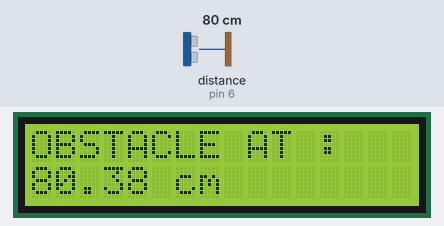
Simulated run of this sketch. Board: Arduino Uno, built with avr-gcc and run on an emulated ATmega328P. Shown: 16×2 character LCD. Wiring (inferred from the names in the program): ultrasonic range finder: trigger pin 7; echo pin 6. Inputs (shaded band) come from the test bench; at power-on: distance to the obstacle (sensor on pin 6) 80 cm. The echo pulse lasts 58.3 µs per cm.

Above: at 1.2 s.
1.3 s: distance to the obstacle (sensor on pin 6) set to 2 cm
At 3.4 s:
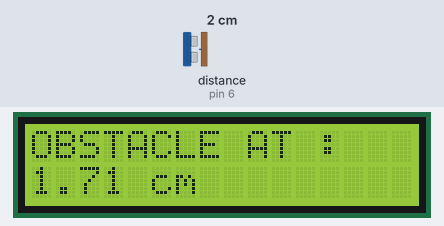
5.5 s: distance to the obstacle (sensor on pin 6) set to 4 cm
At 7.8 s:
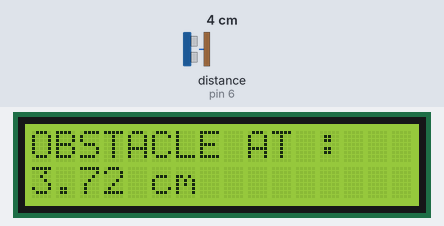
9.5 s: distance to the obstacle (sensor on pin 6) set to 9 cm
At 11.8 s:
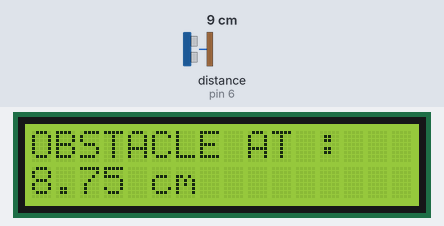
Timing chart, 0 to 13.3 s (numbered marks = the images above; inputs shaded):
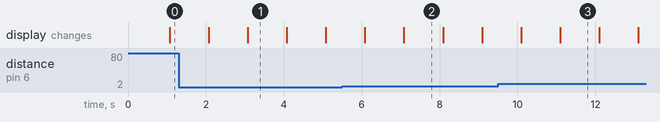

The sketch:

Obstacle_Distance.ino
```cpp
//Distance of an obstacle from ultrasonic sensor can be measured and displayed on LED.


#include<LiquidCrystal.h>
LiquidCrystal LCD(8,9,10,11,12,13);
int trigpin=7;                                  //pin connected to trigg
int echopin=6;                                  //pin connected to echo
float distance;                                 // variable to store distance of obstacle from sensor
float trigtime;                                 // variable to store time difference of transmission and reception
float speedofsound=346.0;

void setup() {
  // put your setup code here, to run once:
LCD.begin(16,2);
Serial.begin(9600);
pinMode(trigpin,OUTPUT);
pinMode(echopin,INPUT);
LCD.setCursor(0,0);
LCD.print("OBSTACLE AT : ");
}

void loop() {
  // put your main code here, to run repeatedly:
  LCD.setCursor(0,1);
LCD.print("               ");
LCD.setCursor(0,1);
digitalWrite(trigpin,LOW);
delay(1000);
digitalWrite(trigpin,HIGH);
delayMicroseconds(10);
digitalWrite(trigpin,LOW);
trigtime=pulseIn(echopin,HIGH);
trigtime=trigtime/1000000;                   //time for pulse to come back in seconds
distance= speedofsound*trigtime;
distance= distance/2.0;                      //because total distance travelled by wave is from 2*source to destination
distance=distance*100;                       //distance in cm

LCD.print(distance);
LCD.print(" cm");
delay(1000);
}
```

Measured:
- after the input at 1.3 s, the display: first differs from a run without the input after 1.8 s (image 1)
- after the input at 5.5 s, the display: first differs from a run without the input after 1.6 s (image 2)
- after the input at 9.5 s, the display: first differs from a run without the input after 1.6 s (image 3)
- what the display in image 1 shows lasts 1.0 s, from 3.1 s to 4.1 s
